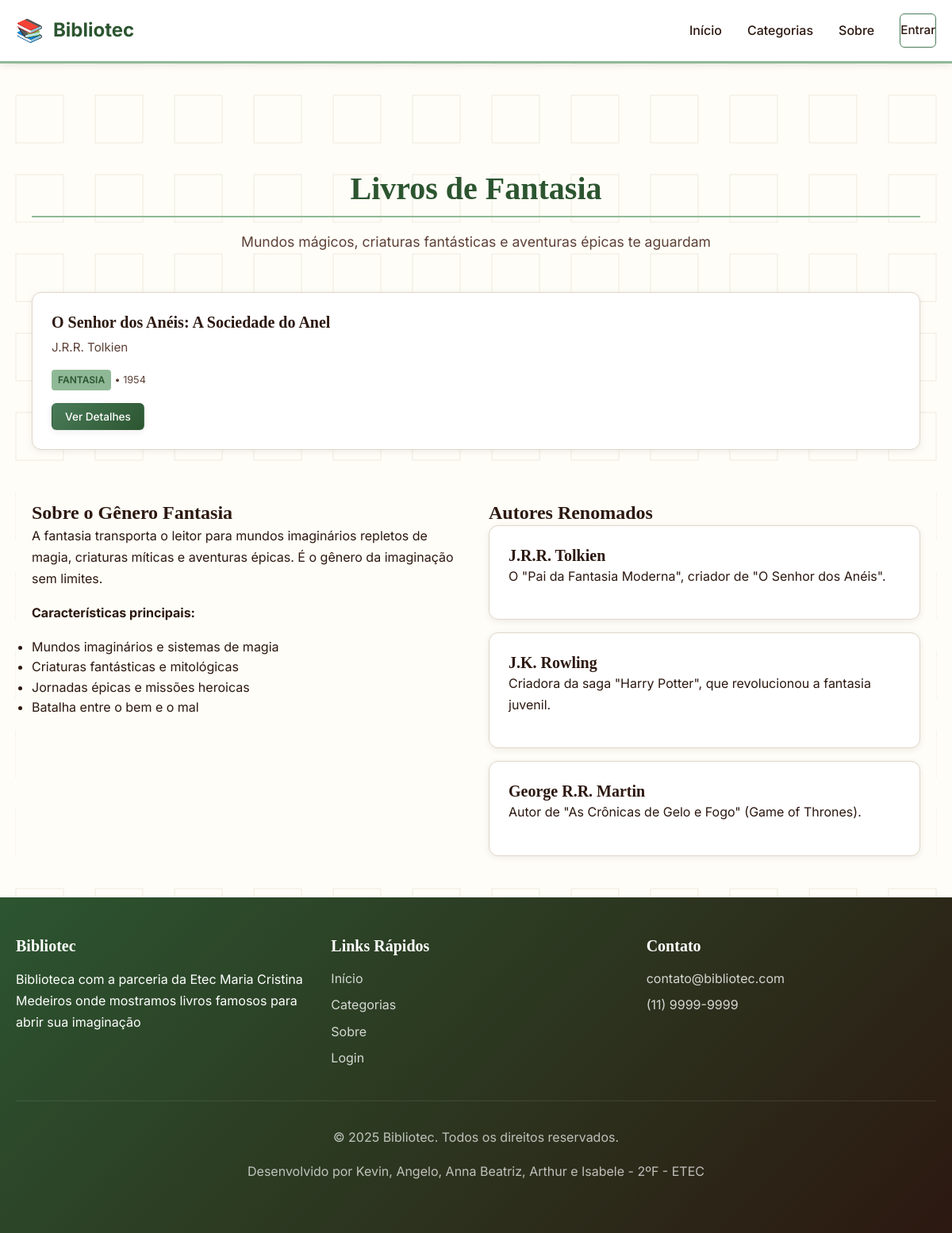
Page /bibliotec/fantasia.php on the committed database.
### tables this page shows
CREATE TABLE `livros` (
  `id_livro` int(11) NOT NULL,
  `titulo` varchar(200) DEFAULT NULL,
  `autor` varchar(100) DEFAULT NULL,
  `genero` varchar(50) DEFAULT NULL,
  `ano_publicado` int(11) DEFAULT NULL,
  `editora` varchar(100) DEFAULT NULL,
  `numero_paginas` int(11) DEFAULT NULL,
  `imagem_url` varchar(255) DEFAULT NULL
);

### bibliotec/fantasia.php (the view, shortened to what this page needs)
<?php
include 'includes/conexao.php';
$genero = 'fantasia';
$livros_categoria = $pdo->prepare("
    SELECT * FROM LIVROS
    WHERE genero LIKE ?
    ORDER BY titulo
");
$livros_categoria->execute(["%$genero%"]);
$livros = $livros_categoria->fetchAll();
?>
<!DOCTYPE html>
<html lang="pt-BR">
<head>
    <link rel="stylesheet" href="assets/css/estilo.css">
</head>
<body>
    <?php include 'includes/header.php'; ?>
    <main>
        <section class="section">
            <div class="container">
                <div class="section-header">
                    <h2 class="section-title">Livros de Fantasia</h2>
                    <p class="section-subtitle">Mundos mágicos, criaturas fantásticas e aventuras épicas te aguardam</p>
                </div>
                <?php if(empty($livros)): ?>
                    <div class="text-center" style="padding: 3rem;">
                        <i class="fas fa-dragon" style="font-size: 3rem; color: var(--text-muted); margin-bottom: 1rem;"></i>
                        <p style="color: var(--text-secondary);">Nenhum livro de fantasia cadastrado ainda.</p>
                        <?php if(isset($_SESSION['usuario_tipo']) && $_SESSION['usuario_tipo'] == 'admin'): ?>
                            <a href="admin/livros.php" class="btn btn-primary mt-2">Cadastrar Livros de Fantasia</a>
                        <?php endif; ?>
                    </div>
<?php else: ?>
    <div class="grid grid-3">
        <?php foreach($livros as $livro): ?>
            <div class="card">
                <div class="card-body">
                    <h3 class="card-title"><?= htmlspecialchars($livro['titulo']) ?></h3>
                    <p class="card-text"><?= htmlspecialchars($livro['autor']) ?></p>
                    <p class="card-text">
                        <span class="badge badge-primary"><?= htmlspecialchars($livro['genero']) ?></span>
                        <small>• <?= $livro['ano_publicado'] ?></small>
                    </p>
                    <div class="card-actions">
                        <button class="btn btn-primary btn-small" onclick="openBookModal(<?= $livro['id_livro'] ?>)">
                            Ver Detalhes
                        </button>
                    </div>
                </div>
            </div>
        <?php endforeach; ?>
    </div>
<?php endif; ?>
            </div>
        </section>
        <section class="section" style="background: var(--background);">
            <div class="container">
                <div class="grid grid-2">
                    <div>
                        <h3>Sobre o Gênero Fantasia</h3>
                        <p>A fantasia transporta o leitor para mundos imaginários repletos de magia, criaturas míticas e aventuras épicas. É o gênero da imaginação sem limites.</p>
                        <p><strong>Características principais:</strong></p>
                        <ul>
                            <li>Mundos imaginários e sistemas de magia</li>
                            <li>Criaturas fantásticas e mitológicas</li>
                            <li>Jornadas épicas e missões heroicas</li>
                            <li>Batalha entre o bem e o mal</li>
                        </ul>
                    </div>
                    <div>
                        <h3>Autores Renomados</h3>
                        <div class="card">
                            <div class="card-body">
                                <h4>J.R.R. Tolkien</h4>
                                <p>O "Pai da Fantasia Moderna", criador de "O Senhor dos Anéis".</p>
                            </div>
                        </div>
                        <div class="card mt-2">
                            <div class="card-body">
                                <h4>J.K. Rowling</h4>
                                <p>Criadora da saga "Harry Potter", que revolucionou a fantasia juvenil.</p>
                            </div>
                        </div>
                        <div class="card mt-2">
                            <div class="card-body">
                                <h4>George R.R. Martin</h4>
                                <p>Autor de "As Crônicas de Gelo e Fogo" (Game of Thrones).</p>
                            </div>
                        </div>
                    </div>
                </div>
            </div>
        </section>
    </main>
    <?php include 'includes/footer.php'; ?>
</body>
</html>

### bibliotec/assets/css/estilo.css (style rules this page uses)
:root { --primary-dark: #2C5530; --primary-main: #4A7C59; --primary-light: #8FB996; --secondary-dark: #8B4513; --secondary-main: #D2691E; --secondary-light: #F4A460; --background: #FEFDF7; --surface: #FFFFFF; --paper: #FFF8E1; --text-primary: #2C1810; --text-secondary: #5D4037; --text-muted: #8D6E63; --border: #E0D6C8; --shadow: rgba(44, 24, 16, 0.08); --shadow-hover: rgba(44, 24, 16, 0.15); --success: #388E3C; --warning: #F57C00; --error: #D32F2F; --info: #1976D2; --destaque-ouro: #D4AF37; --destaque-marrom: #8B4513; --destaque-verde: #2E7D32; }
* { margin: 0; padding: 0; box-sizing: border-box; }
body { font-family: 'Inter', 'Georgia', serif; line-height: 1.6; background-color: var(--background); color: var(--text-primary); font-weight: 400; }
main { flex: 1; padding-top: 80px; }
.container { max-width: 1200px; margin: 0 auto; padding: 0 20px; }
h1, h2, h3, h4, h5, h6 { font-weight: 600; line-height: 1.3; color: var(--text-primary); font-family: 'Georgia', serif; }
h2 { font-size: 2rem; border-bottom: 2px solid var(--primary-light); padding-bottom: 0.5rem; margin-bottom: 1.5rem; }
h3 { font-size: 1.5rem; }
h4 { font-size: 1.25rem; }
p { margin-bottom: 1rem; line-height: 1.7; }
.btn { display: inline-flex; align-items: center; justify-content: center; padding: 12px 24px; border-radius: 6px; font-weight: 500; font-size: 0.95rem; cursor: pointer; transition: all 0.3s ease; border: none; font-family: 'Inter', sans-serif; gap: 8px; text-decoration: none; border: 1px solid transparent; }
.btn-primary { background: linear-gradient(135deg, var(--primary-main) 0%, var(--primary-dark) 100%); color: white; box-shadow: 0 2px 8px var(--shadow); }
.btn-small { padding: 8px 16px; font-size: 0.85rem; }
.card { background-color: var(--surface); border-radius: 12px; box-shadow: 0 2px 8px var(--shadow); overflow: hidden; transition: all 0.3s ease; border: 1px solid var(--border); }
.card-body { padding: 1.5rem; }
.card-title { font-size: 1.25rem; margin-bottom: 0.5rem; color: var(--text-primary); }
.card-text { color: var(--text-secondary); font-size: 0.95rem; margin-bottom: 1rem; line-height: 1.5; }
.card-actions { display: flex; gap: 0.5rem; flex-wrap: wrap; }
.grid { display: grid; gap: 2rem; }
.grid-2 { grid-template-columns: repeat(auto-fit, minmax(300px, 1fr)); }
.grid-3 { grid-template-columns: repeat(auto-fit, minmax(250px, 1fr)); }
.section { padding: 4rem 0; }
.section-header { text-align: center; margin-bottom: 3rem; }
.section-title { font-size: 2.5rem; margin-bottom: 1rem; color: var(--primary-dark); }
.section-subtitle { color: var(--text-secondary); font-size: 1.1rem; max-width: 600px; margin: 0 auto; }
.badge { display: inline-block; padding: 4px 8px; border-radius: 4px; font-size: 0.75rem; font-weight: 600; text-transform: uppercase; }
.badge-primary { background-color: var(--primary-light); color: var(--primary-dark); }
.mt-2 { margin-top: 1rem; }
.container { max-width: 1200px; margin: 0 auto; padding: 0 20px; width: 100%; }
.section { padding: 2rem 0; min-height: auto; overflow: visible; }
body { margin: 0; padding: 0; min-height: 100vh; display: flex; flex-direction: column; }

### rows in the picture
livros: titulo "O Senhor dos Anéis: A Sociedade do Anel", autor "J.R.R. Tolkien", genero "FANTASIA", ano_publicado "1954"
